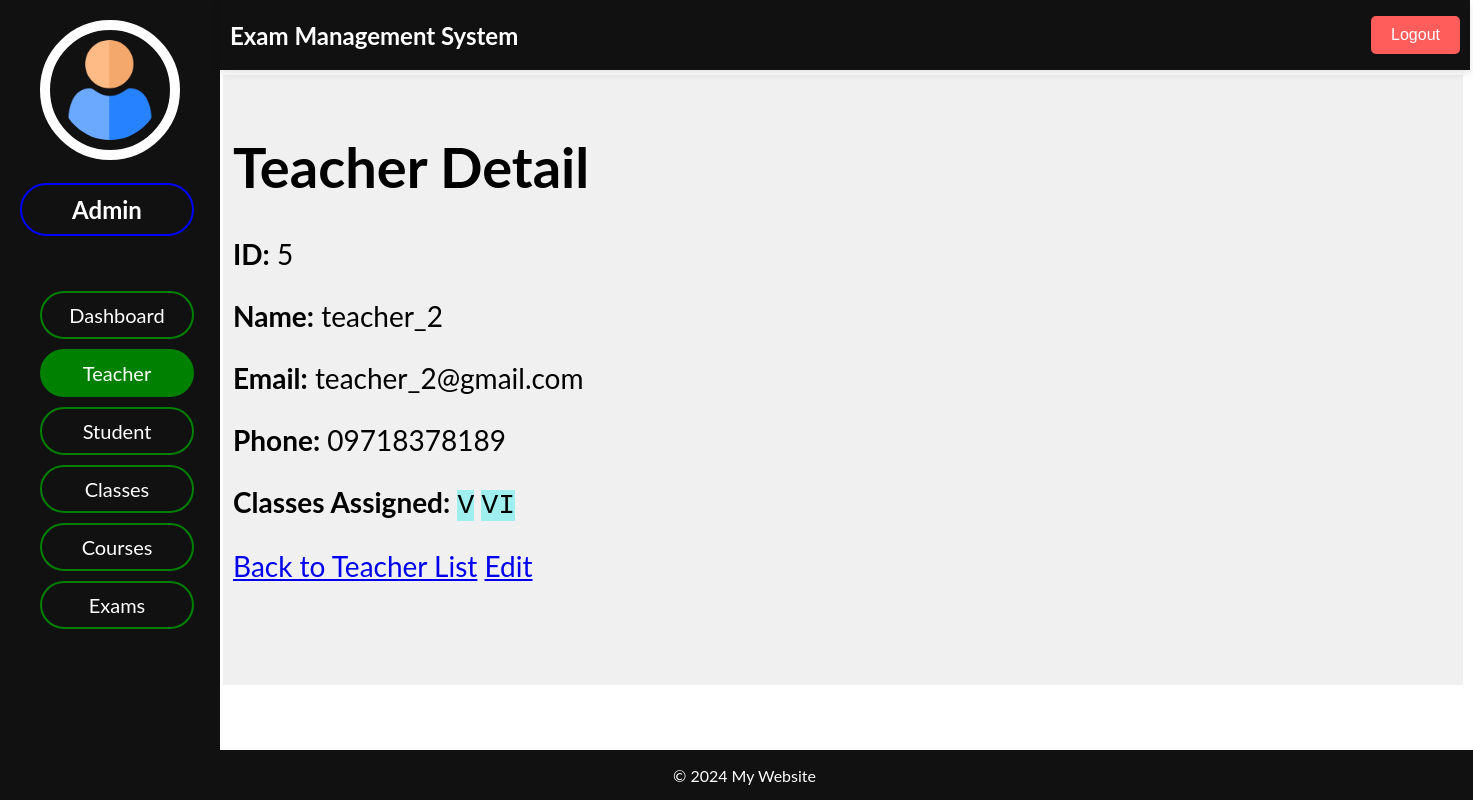
Page /adminpanel/teachers/detail/5/ on the committed database.
### admin_panel/models.py (models this page shows, shortened)
class Teacher(models.Model):
    teacher_id = models.AutoField(primary_key=True)
    name = models.CharField(max_length=100)
    email = models.EmailField()
    phone = models.CharField(max_length=15)
    classes = models.ManyToManyField(Class, blank=True)

class Class(models.Model):
    class_id = models.AutoField(primary_key=True)
    name = models.CharField(max_length=100)
    courses = models.ManyToManyField(Course, blank=True)
    exams = models.ManyToManyField(Exam, blank=True)

### admin_panel/views.py (the view)
# urls.py: path('teachers/detail/<int:pk>/', views.teacher_detail, name='teacher_detail'),
def teacher_detail(request, pk):
    teacher = get_object_or_404(Teacher, pk=pk)
    return render(request, 'teachers/teacher_detail.html', {'teacher': teacher})

### admin_panel/templates/teachers/teacher_detail.html (shortened to what this page needs)
{% extends "dashboard/index.html" %}
{% block header %}
    {% include "dashboard/header.html" %}
{% endblock header %}
{% block sidenav %}
    {% include "teachers/sidenav.html" %}
{% endblock sidenav %}
{% block main %}
    <h1>Teacher Detail</h1>
    <p><strong>ID:</strong> {{ teacher.teacher_id }}</p>
    <p><strong>Name:</strong> {{ teacher.name }}</p>
    <p><strong>Email:</strong> {{ teacher.email }}</p>
    <p><strong>Phone:</strong> {{ teacher.phone }}</p>
    <p><strong>Classes Assigned:</strong>
        {% for class in teacher.classes.all %}
            <code style="background-color: #9fefef;">{{ class.name }}</code>
        {% endfor %}
    </p>
    <a href="{% url 'teacher_list' %}">Back to Teacher List</a>
    <a href="{% url 'teacher_update' teacher.pk %}">Edit</a>
{% endblock main %}
{% block footer %}
    {% include "dashboard/footer.html" %}
{% endblock footer %}

### admin_panel/static/css/index.css (style rules this page uses)
body { font-family: "Lato", sans-serif; }

### rows in the picture
Teacher: teacher_id "5", name "teacher_2", email "teacher_2@gmail.com", phone "09718378189"
Class: name "V"
Class: name "VI"
